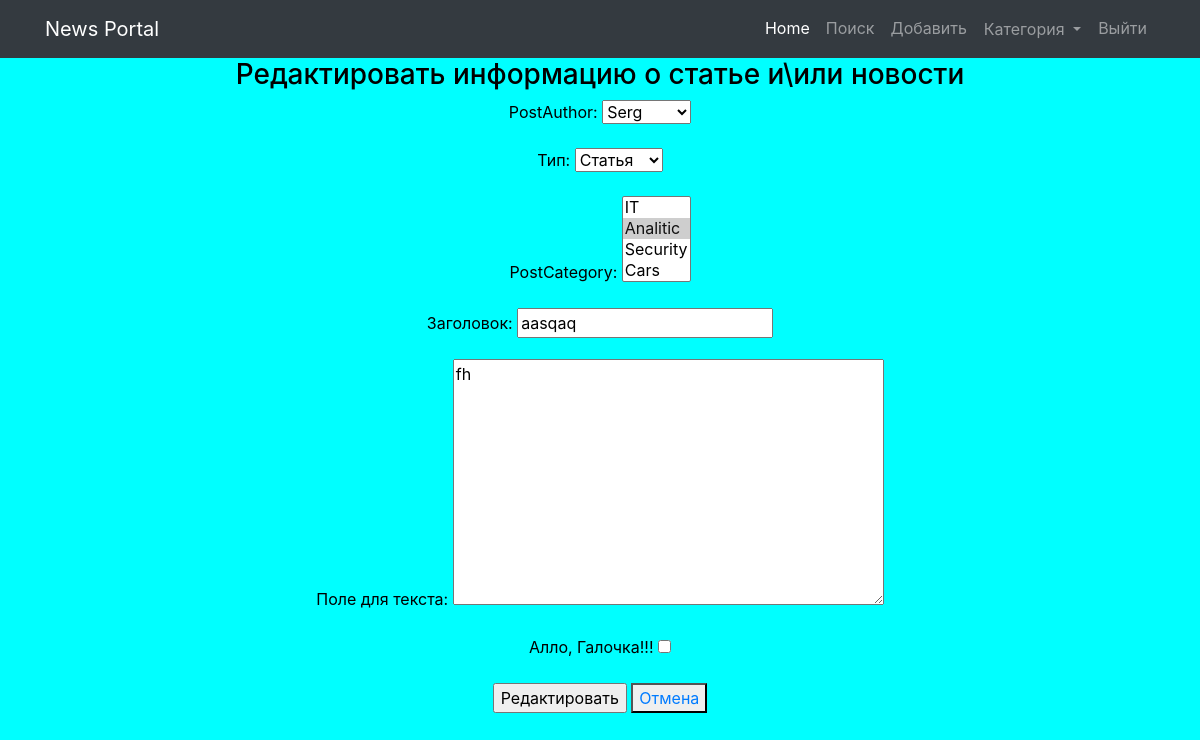
Page /news/106/edit/ (signed in) on the committed database.
### news/models.py (models this page shows, shortened)
class Post(models.Model):
    postAuthor = models.ForeignKey(Author, on_delete=models.CASCADE)
    postNews = 'PN'
    postArticle = 'PA'
    POSITIONS = [
        (postArticle, 'Статья'),
        (postNews, 'Новость'),
    ]
    position = models.CharField('Тип', max_length=2, choices=POSITIONS, default=postArticle)
    dateCreation = models.DateTimeField('Поиск по дате в формате "год-месяц-день"', auto_now_add=True)
    postCategory = models.ManyToManyField(Category, through='PostCategory')
    preview_name = models.CharField('Заголовок', max_length=128)
    text = models.TextField('Поле для текста')
    rating = models.SmallIntegerField('Рейтинг', default=0)

### news/views.py (the view)
# urls.py: path('<int:pk>/edit/', NewsUpdateView.as_view(), name='news_update'),
class NewsUpdateView(LoginRequiredMixin, PermissionRequiredMixin, UpdateView):
    template_name = 'news_update.html'
    form_class = PostForm
    permission_required = 'news.add_post'
    def get_object(self, **kwargs):
        id = self.kwargs.get('pk')
        return Post.objects.get(pk=id)

### news/forms.py
class PostForm(ModelForm):
    check_box = BooleanField(label='Алло, Галочка!!!')  # добавляем галочку, или же true-false поле
    class Meta:
        model = Post
        fields = [
            'postAuthor',
            'position',
            'postCategory',
            'preview_name',
            'text',
            'check_box',
        ]

### news/models.py (called while the page is built)
    def __str__(self):
        return f'{self.authorUser.first_name}'

    def __str__(self):
        return self.category_name

### templates/news_update.html (shortened to what this page needs)
{% extends 'default.html' %}
{% load custom_filters %}
{% block content %}
<h3>Редактировать информацию о статье и\или новости</h3>
<form method="POST">
    <div> {{ form.as_p }} </div>
    <input type="submit" value="Редактировать">
    <button> <a href="/news/"> Отмена </a> </button>
</form>
{% endblock content %}

### templates/default.html (style rules this page uses)
body { background: aqua; color: black; }

### rows in the picture
Post: postAuthor "Serg", position "Статья", preview_name "aasqaq", text "fh"
